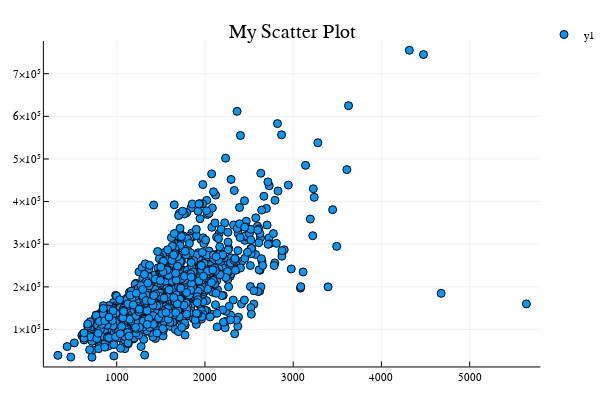

The notebook cell this image was saved under:
### Code cell
Plots.plot(housing_df[:GrLivArea],housing_df[:SalePrice],seriestype=:scatter,title="My Scatter Plot")

### Figure 1 — Plotly figure (JSON) as saved in the notebook; plotly's stock layout.template omitted (floating-point values rounded to 4 significant figures; data arrays with more than 128 entries replaced by an {"elided": "..."} marker saying what was removed)
{"data": [{"colorbar": {"title": ""}, "hoverinfo": "text", "legendgroup": "y1", "marker": {"color": "rgba(0, 154, 250, 1.000)", "line": {"color": "rgba(0, 0, 0, 1.000)", "width": 1}, "size": 8, "symbol": "circle"}, "mode": "markers", "name": "y1", "showlegend": true, "text": {"elided": "1460 null values"}, "type": "scatter", "x": {"elided": "1460 int values"}, "xaxis": "x1", "y": {"elided": "1460 int values"}, "yaxis": "y1", "zmax": 0.1, "zmin": -0.1}], "layout": {"annotations": [{"font": {"color": "rgba(0, 0, 0, 1.000)", "family": "sans-serif", "size": 20}, "rotation": 0, "showarrow": false, "text": "My Scatter Plot", "x": 0.537, "xanchor": "center", "xref": "paper", "y": 1, "yanchor": "top", "yref": "paper"}], "height": 400, "legend": {"bgcolor": "rgba(255, 255, 255, 1.000)", "bordercolor": "rgba(0, 0, 0, 1.000)", "font": {"color": "rgba(0, 0, 0, 1.000)", "family": "sans-serif", "size": 11}, "tracegroupgap": 0, "x": 1, "y": 1}, "margin": {"b": 20, "l": 0, "r": 0, "t": 20}, "paper_bgcolor": "rgba(255, 255, 255, 1.000)", "plot_bgcolor": "rgba(255, 255, 255, 1.000)", "showlegend": true, "width": 600, "xaxis": {"anchor": "y1", "domain": [0.08064, 0.9934], "gridcolor": "rgba(0, 0, 0, 0.100)", "gridwidth": 0.5, "linecolor": "rgba(0, 0, 0, 1.000)", "mirror": false, "range": [174.8, 5801.0], "showgrid": true, "showline": true, "showticklabels": true, "tickangle": 0, "tickcolor": "rgb(0, 0, 0)", "tickfont": {"color": "rgba(0, 0, 0, 1.000)", "family": "sans-serif", "size": 11}, "tickmode": "array", "ticks": "inside", "ticktext": ["1000", "2000", "3000", "4000", "5000"], "tickvals": [1000, 2000, 3000, 4000, 5000], "title": "", "titlefont": {"color": "rgba(0, 0, 0, 1.000)", "family": "sans-serif", "size": 15}, "type": "-", "visible": true, "zeroline": false, "zerolinecolor": "rgba(0, 0, 0, 1.000)"}, "yaxis": {"anchor": "x1", "domain": [0.03762, 0.9415], "gridcolor": "rgba(0, 0, 0, 0.100)", "gridwidth": 0.5, "linecolor": "rgba(0, 0, 0, 1.000)", "mirror": false, "range": [13297, 776603], "showgrid": true, "showline": true, "showticklabels": true, "tickangle": 0, "tickcolor": "rgb(0, 0, 0)", "tickfont": {"color": "rgba(0, 0, 0, 1.000)", "family": "sans-serif", "size": 11}, "tickmode": "array", "ticks": "inside", "ticktext": ["1×10⁵", "2×10⁵", "3×10⁵", "4×10⁵", "5×10⁵", "6×10⁵", "7×10⁵"], "tickvals": [100000, 200000, 300000, 400000, 500000, 600000, 700000], "title": "", "titlefont": {"color": "rgba(0, 0, 0, 1.000)", "family": "sans-serif", "size": 15}, "type": "-", "visible": true, "zeroline": false, "zerolinecolor": "rgba(0, 0, 0, 1.000)"}}}
